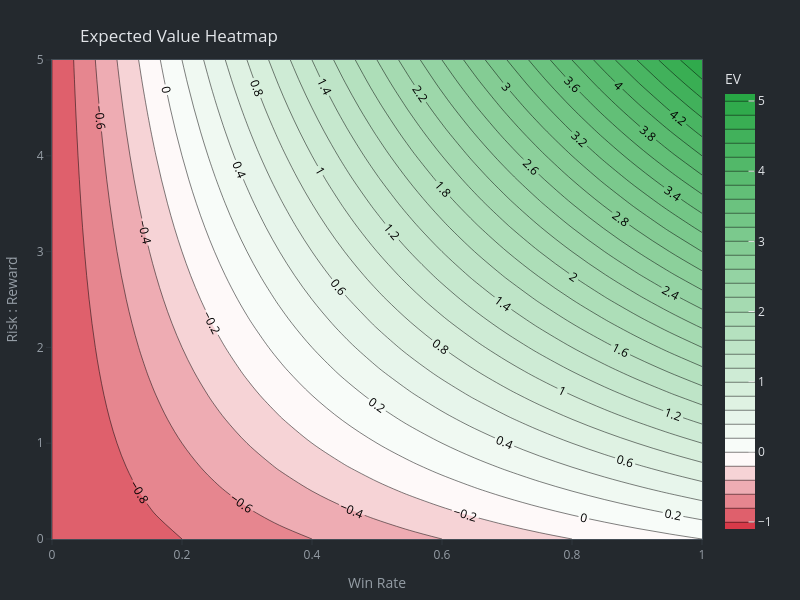

Here is the notebook cell this chart was saved with:
### Code cell
# Calculate the expected value element-wise across every combination.
W, R = np.meshgrid(arr_win_rate, arr_risk_to_reward)

EV = W * R - (1 - W)  # normalised losses

# Contour plot for EV
fig = go.Figure()

fig.add_trace(
    go.Contour(
        z=EV,
        x=arr_win_rate,
        y=arr_risk_to_reward,
        colorscale=[
            [0, COLOURS["red"][5]],
            [1 / 6, COLOURS["white"]],
            [1, COLOURS["green"][5]],
        ],
        contours=dict(
            start=-1,
            end=5,
            size=0.2,
            showlabels=True,
        ),
        colorbar=dict(title="EV"),
        hovertemplate=(
            "<b>Win Rate:</b> %{x:.2f}<br>"
            "<b>Risk : Reward:</b> %{y:.2f}<br>"
            "<b>EV:</b> %{z:.2f}<br>"
            "<extra></extra>"
        ),
    )
)

fig.update_layout(
    title="Expected Value Heatmap",
    xaxis_title="Win Rate",
    yaxis_title="Risk : Reward",
    margin=dict(t=60),
    width=800,
    height=600,
)

fig.show()

### Figure 1 — Plotly figure (JSON) as saved in the notebook; plotly's stock layout.template omitted (floating-point values rounded to 4 significant figures; data arrays with more than 128 entries replaced by an {"elided": "..."} marker saying what was removed)
{"data": [{"colorbar": {"title": {"text": "EV"}}, "colorscale": [[0, "#d73a49"], [0.1667, "#ffffff"], [1, "#28a745"]], "contours": {"end": 5, "showlabels": true, "size": 0.2, "start": -1}, "hovertemplate": "<b>Win Rate:</b> %{x:.2f}<br><b>Risk : Reward:</b> %{y:.2f}<br><b>EV:</b> %{z:.2f}<br><extra></extra>", "type": "contour", "x": [0.0, 0.05, 0.1, 0.15, 0.2, 0.25, 0.3, 0.35, 0.4, 0.45, 0.5, 0.55, 0.6, 0.65, 0.7, 0.75, 0.8, 0.85, 0.9, 0.95, 1.0], "y": [0.0, 0.25, 0.5, 0.75, 1.0, 1.25, 1.5, 1.75, 2.0, 2.25, 2.5, 2.75, 3.0, 3.25, 3.5, 3.75, 4.0, 4.25, 4.5, 4.75, 5.0], "z": {"elided": "21x21 float values"}}], "layout": {"height": 600, "margin": {"t": 60}, "title": {"text": "Expected Value Heatmap"}, "width": 800, "xaxis": {"title": {"text": "Win Rate"}}, "yaxis": {"title": {"text": "Risk : Reward"}}}}
